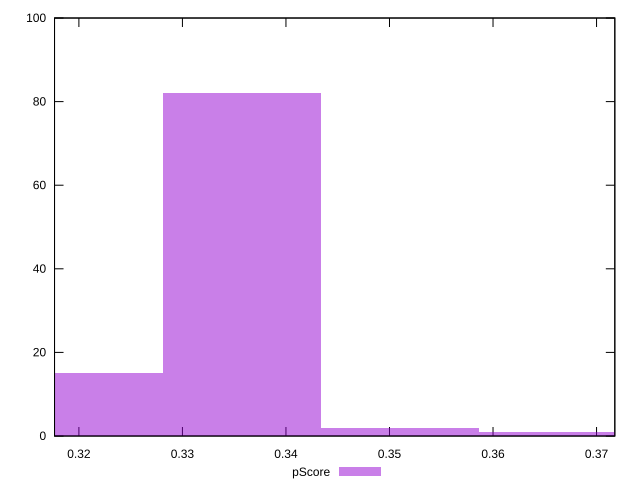

The gnuplot source for this figure:
reset

$pScore <<EOF
0.33577125746994724 82
0.32050892758494964 15
0.3662959172399425 1
0.3510335873549449 2
EOF

set key outside below
set boxwidth 0.015262329884997603
set xrange [0.3176470588235294:0.37176470588235294]
set yrange [0:100]
set trange [0:100]
set style fill transparent solid 0.5 noborder
set terminal svg size 640, 490 enhanced background rgb 'white'
set output "report_00023_2021-02-20T12:14:57.249Z/unused-javascript/samples/pages+cached+noadtech/pScore/histogram.svg"

plot $pScore title "pScore" with boxes

reset
